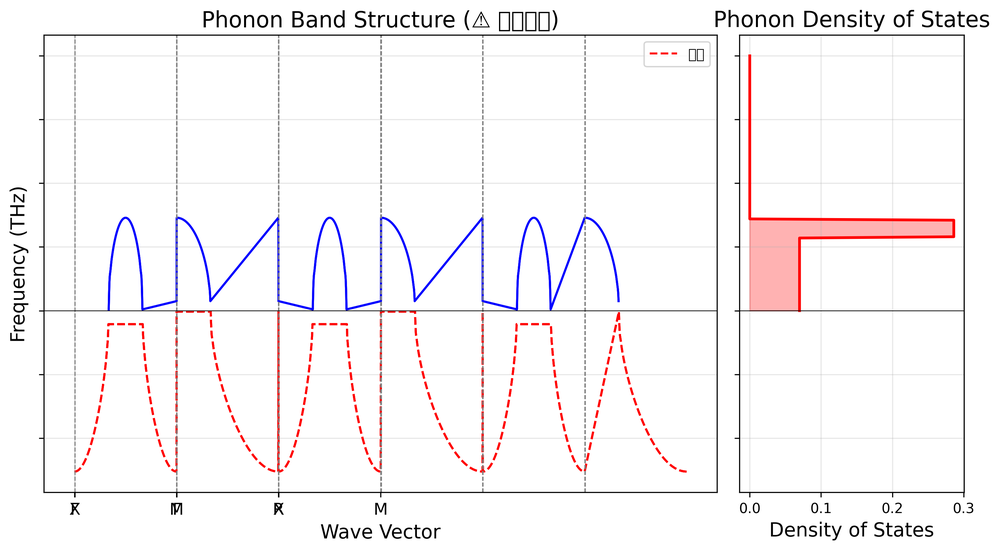
#> input picture 173/phonon_unstable_example.png, 1000 x 552 px, shrunk from 3032 x 1673 before the run
$ python -i edge_detection.py   (imports and definitions only)   (older library calls are emulated)
#> lines starting #> are read from the running program, lines starting #| are printed output that depends on the picture
#> further down, picture is the input picture: shape (552, 1000, 3); mean B, G, R 245.8, 244.3, 247.6
import cv2
import numpy as np
from concurrent.futures import ThreadPoolExecutor


class EdgeDetection:
    def __init__(self):
        pass

    @staticmethod
    def gaussian_kernel_1d(kernel_size=5, sigma=1.4):
        kernel = np.fromfunction(
            lambda x: (1 / (np.sqrt(2 * np.pi) * sigma)) *
            np.exp(-((x - (kernel_size - 1) / 2) ** 2) / (2 * sigma ** 2)),
            (kernel_size,)
        )
        return kernel / np.sum(kernel)

    @staticmethod
    def gaussian_blur_separable(image, kernel_size=5, sigma=1.4):
#> called with kernel_size = 5, sigma = 1.4
        kernel_1d = EdgeDetection.gaussian_kernel_1d(kernel_size, sigma)
        kernel_1d = kernel_1d.reshape(1, -1).astype(np.float32)
        img_float = image.astype(np.float32)
        blurred_rows = cv2.filter2D(img_float, -1, kernel_1d)
        blurred = cv2.filter2D(blurred_rows, -1, kernel_1d.T)
        return blurred.astype(np.uint8)

    # [5 lines left out: function gaussian_blur, not called in this run]

    @staticmethod
    def median_blur(image, kernel_size=5):
        return cv2.medianBlur(image, kernel_size)

    # [28 lines left out: functions sobel, laplacian, not called in this run]

    @staticmethod
    def compute_gradients(image, ksize=3):
#> called with ksize = 3
        sobel_x = cv2.Sobel(image, cv2.CV_64F, 1, 0, ksize=ksize)
        sobel_y = cv2.Sobel(image, cv2.CV_64F, 0, 1, ksize=ksize)
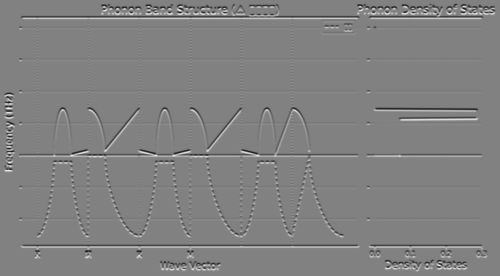
#> sobel_y: shape (552, 1000) float64 (shown at 1/2 size); min -467, max 454, mean 0; drawn with min black and max white
        magnitude = np.sqrt(sobel_x ** 2 + sobel_y ** 2)
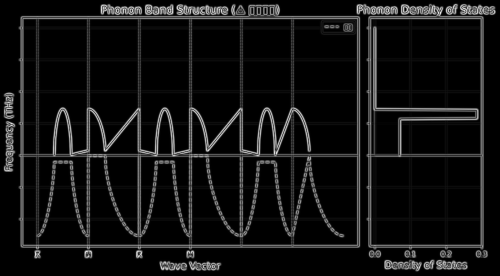
#> magnitude: shape (552, 1000) float64 (shown at 1/2 size); min 0, max 490, mean 35.4; drawn with min black and max white
        direction = np.arctan2(sobel_y, sobel_x) * 180 / np.pi
        direction[direction < 0] += 180
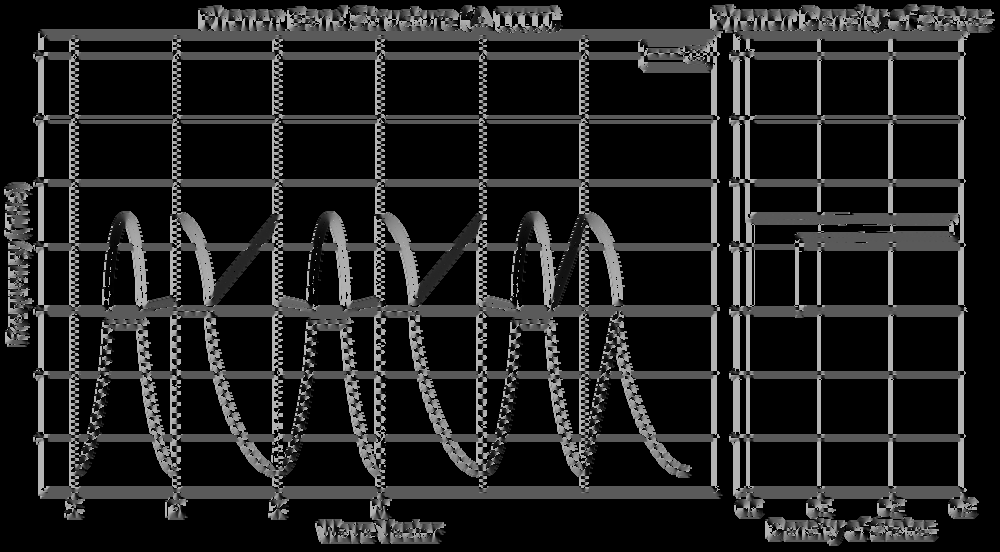
#> direction: shape (552, 1000) float64; min 0, max 180, mean 33.9
        return magnitude, direction

    @staticmethod
    def non_maximum_suppression_parallel(magnitude, direction, num_workers=4):
#> called with num_workers = 4
        rows, cols = magnitude.shape
        nms = np.zeros_like(magnitude, dtype=np.float64)
        direction = np.round(direction / 45) * 45
        direction = np.where(direction == 180, 0, direction)
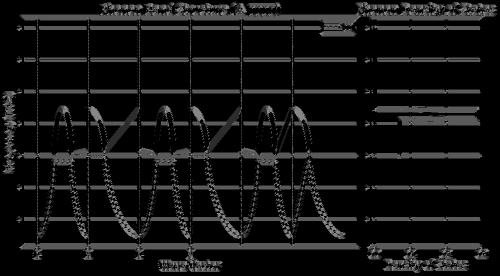
#> direction: shape (552, 1000) float64 (shown at 1/2 size); min 0, max 135, mean 19.2

        def process_block(start_row, end_row):
            block_result = np.zeros((end_row - start_row, cols), dtype=np.float64)
            for i in range(start_row, end_row):
                for j in range(1, cols - 1):
                    if i == 0 or i == rows - 1:
                        continue
                    angle = direction[i, j]
                    if angle == 0:
                        q, r = magnitude[i, j+1], magnitude[i, j-1]
                    elif angle == 45:
                        q, r = magnitude[i+1, j-1], magnitude[i-1, j+1]
                    elif angle == 90:
                        q, r = magnitude[i+1, j], magnitude[i-1, j]
                    elif angle == 135:
                        q, r = magnitude[i-1, j-1], magnitude[i+1, j+1]
                    else:
                        q, r = magnitude[i, j+1], magnitude[i, j-1]

                    if magnitude[i, j] >= q and magnitude[i, j] >= r:
                        block_result[i - start_row, j] = magnitude[i, j]
            return start_row, block_result

        block_size = (rows + num_workers - 1) // num_workers
        blocks = [(i * block_size, min((i + 1) * block_size, rows)) for i in range(num_workers)]

        with ThreadPoolExecutor(max_workers=num_workers) as executor:
            results = list(executor.map(lambda b: process_block(b[0], b[1]), blocks))

        for start_row, block_result in results:
            end_row = min(start_row + block_result.shape[0], rows)
            nms[start_row:end_row, :] = block_result[:end_row-start_row, :]
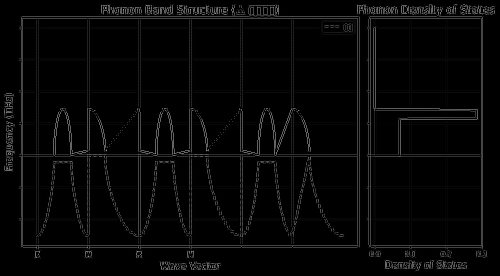
#> nms: shape (552, 1000) float64 (shown at 1/2 size); min 0, max 490, mean 13; drawn with min black and max white

        return nms

    @staticmethod
    def double_threshold_edge_linking(nms, low_threshold, high_threshold):
#> called with low_threshold = 50, high_threshold = 150
        strong = 255
        weak = 75

        strong_edges = (nms >= high_threshold)
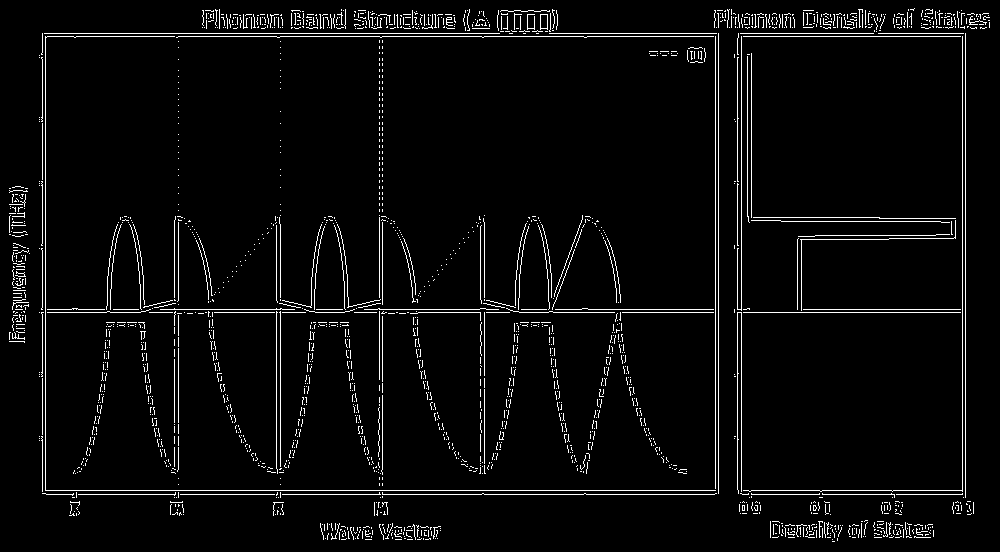
#> strong_edges: shape (552, 1000) bool; 4% white in thin lines or dots
        weak_edges = (nms >= low_threshold) & (nms < high_threshold)
#> weak_edges: shape (552, 1000) bool; 0.85% white in thin lines or dots

        edge_map = np.zeros_like(nms, dtype=np.uint8)
        edge_map[strong_edges] = strong
        edge_map[weak_edges] = weak

        rows, cols = edge_map.shape
        visited = np.zeros_like(edge_map, dtype=bool)

        def find_neighbors(r, c):
            return [(r+dr, c+dc) for dr in [-1, 0, 1] for dc in [-1, 0, 1]
                    if 0 <= r+dr < rows and 0 <= c+dc < cols and not (dr == 0 and dc == 0)]

        for r in range(rows):
            for c in range(cols):
                if edge_map[r, c] == strong and not visited[r, c]:
                    stack = [(r, c)]
                    visited[r, c] = True
                    while stack:
                        cr, cc = stack.pop()
                        for nr, nc in find_neighbors(cr, cc):
                            if edge_map[nr, nc] == weak and not visited[nr, nc]:
                                edge_map[nr, nc] = strong
                                visited[nr, nc] = True
                                stack.append((nr, nc))

        edge_map[edge_map == weak] = 0
        return edge_map

    @staticmethod
    def canny_optimized(image, low_threshold=50, high_threshold=150, ksize=3,
                        gaussian_kernel=5, gaussian_sigma=1.4, num_workers=4):
        if len(image.shape) == 3:
            gray = cv2.cvtColor(image, cv2.COLOR_BGR2GRAY)
        else:
            gray = image.copy()

        blurred = EdgeDetection.gaussian_blur_separable(gray, gaussian_kernel, gaussian_sigma)
        magnitude, direction = EdgeDetection.compute_gradients(blurred, ksize)
        nms = EdgeDetection.non_maximum_suppression_parallel(magnitude, direction, num_workers)
        edges = EdgeDetection.double_threshold_edge_linking(nms, low_threshold, high_threshold)
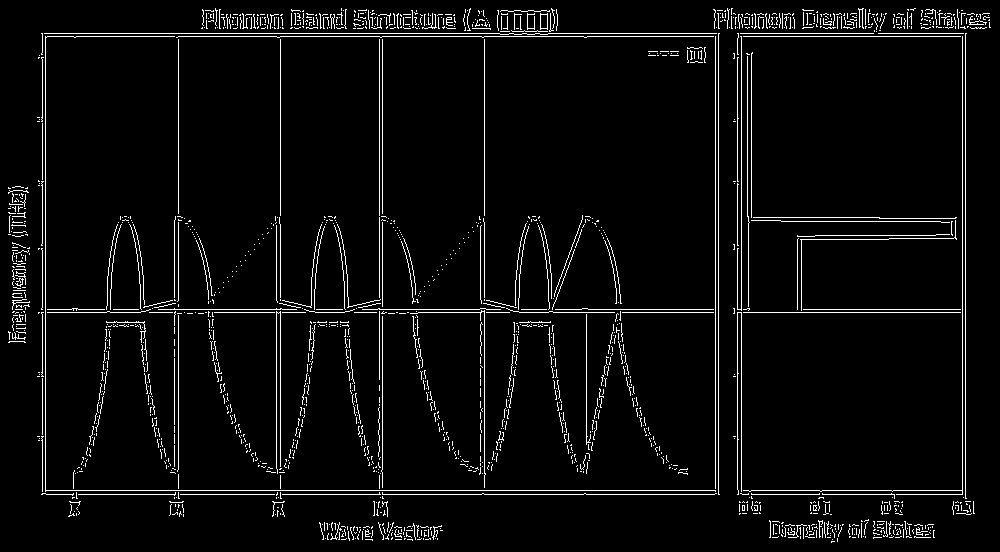
#> edges: shape (552, 1000); 4.4% white in thin lines or dots

        return edges

    # [19 lines left out: functions canny, edge_connect, not called in this run]

    def detect_edges(self, image, method='canny', preprocess=None,
                     sobel_ksize=3, sobel_threshold=100,
                     laplacian_ksize=3, laplacian_threshold=100,
                     canny_low=50, canny_high=150,
                     gaussian_kernel=5, gaussian_sigma=1.4,
                     median_kernel=5,
                     connect_edges=False, min_edge_length=10,
                     use_optimized_canny=True):

        if len(image.shape) == 3:
            gray = cv2.cvtColor(image, cv2.COLOR_BGR2GRAY)
        else:
            gray = image.copy()

        if preprocess == 'gaussian':
            gray = self.gaussian_blur(gray, gaussian_kernel, gaussian_sigma)
        elif preprocess == 'median':
            gray = self.median_blur(gray, median_kernel)

        if method == 'sobel':
            edges = self.sobel(gray, sobel_ksize, sobel_threshold)
        elif method == 'laplacian':
            edges = self.laplacian(gray, laplacian_ksize, laplacian_threshold)
        elif method == 'canny':
            if use_optimized_canny:
                edges = self.canny_optimized(gray, canny_low, canny_high)
            else:
                edges = self.canny(gray, canny_low, canny_high, use_optimized=False)
        else:
            raise ValueError(f"Unknown method: {method}. Use 'sobel', 'laplacian', or 'canny'")

        if connect_edges:
            edges = self.edge_connect(edges, min_edge_length)

        return edges

>>> import cv2
>>> picture = cv2.imread('../173/phonon_unstable_example.png')
>>> result = EdgeDetection().detect_edges(picture)

$ run again, on 173/phonon_bcc_fe.png
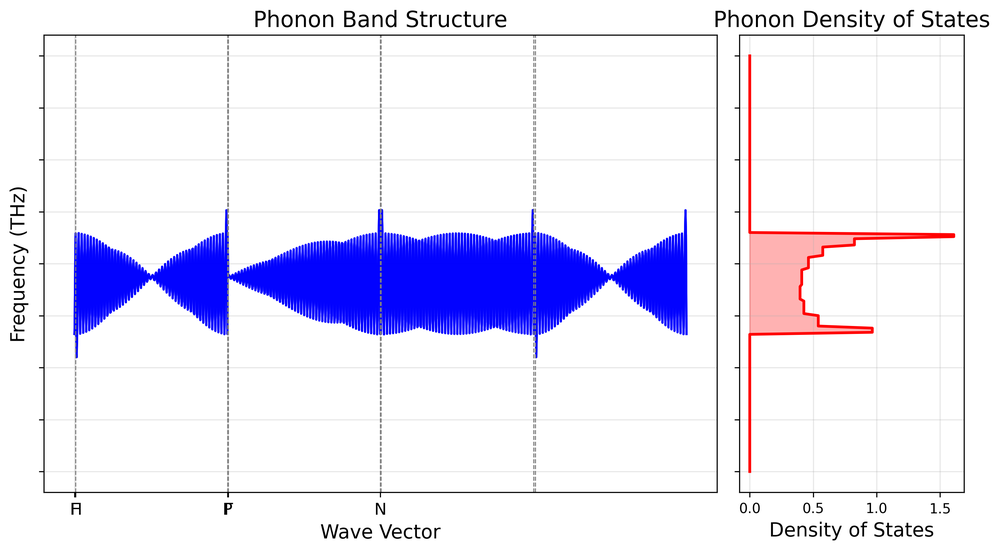
#> input picture 173/phonon_bcc_fe.png, 1000 x 552 px, shrunk from 3032 x 1673 before the run
#> picture is the input picture: shape (552, 1000, 3); mean B, G, R 247.7, 228.9, 230.9
#> in compute_gradients, `direction[direction < 0] += 180`:
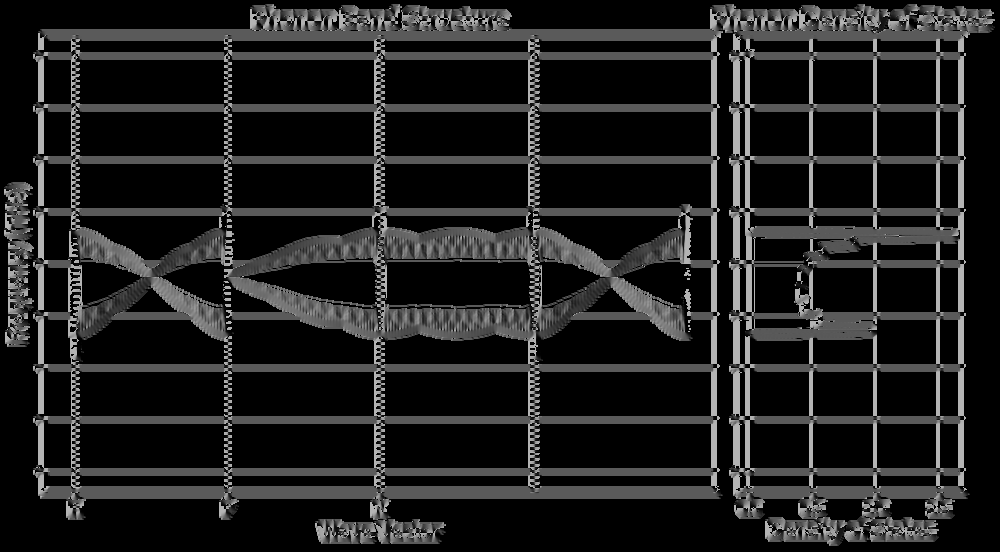
#> direction: shape (552, 1000) float64; min 0, max 180, mean 31.5
#> strong_edges: shape (552, 1000) bool; 2.9% white in thin lines or dots
#> weak_edges: shape (552, 1000) bool; 0.64% white in thin lines or dots
#> in canny_optimized, `edges = EdgeDetection.double_threshold_edge_linking(nms, low_threshold..`:
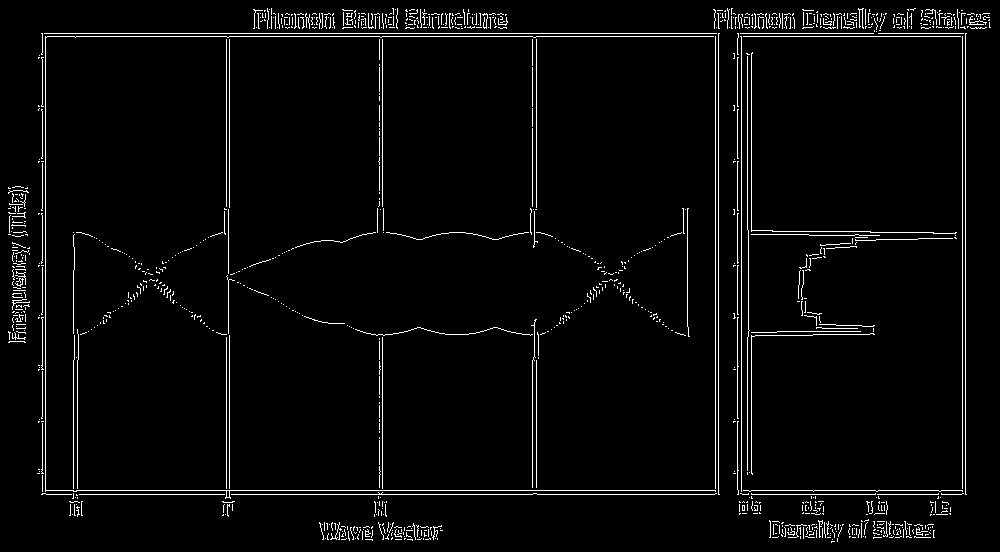
#> edges: shape (552, 1000); 3.3% white in thin lines or dots

$ run again, on 173/phonon_fcc_si.png
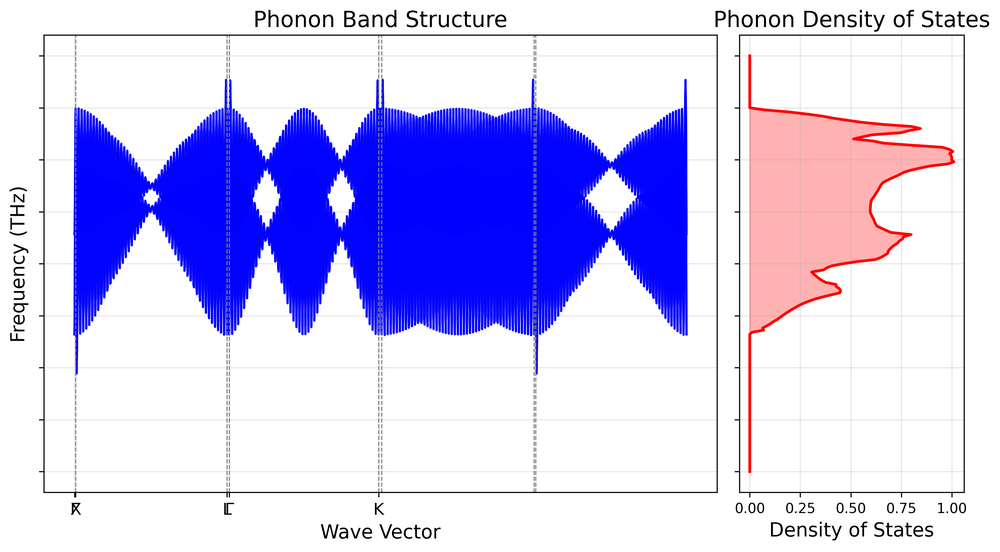
#> input picture 173/phonon_fcc_si.png, 1000 x 552 px, shrunk from 3032 x 1673 before the run
#> picture is the input picture: shape (552, 1000, 3); mean B, G, R 245.1, 199.9, 204.5
#> in compute_gradients, `direction[direction < 0] += 180`:
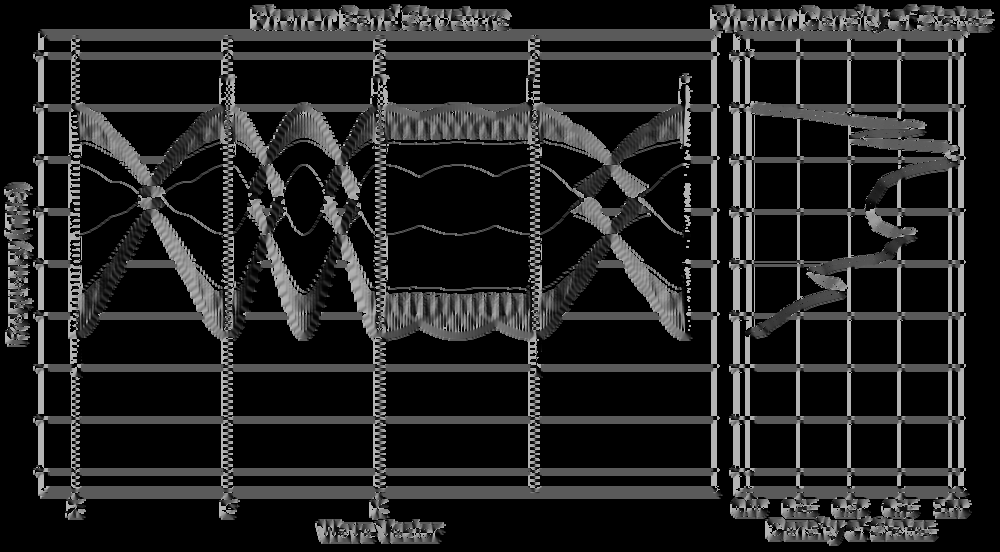
#> direction: shape (552, 1000) float64; min 0, max 180, mean 34.9
#> strong_edges: shape (552, 1000) bool; 3.1% white in thin lines or dots
#> weak_edges: shape (552, 1000) bool; 0.91% white in thin lines or dots
#> in canny_optimized, `edges = EdgeDetection.double_threshold_edge_linking(nms, low_threshold..`:
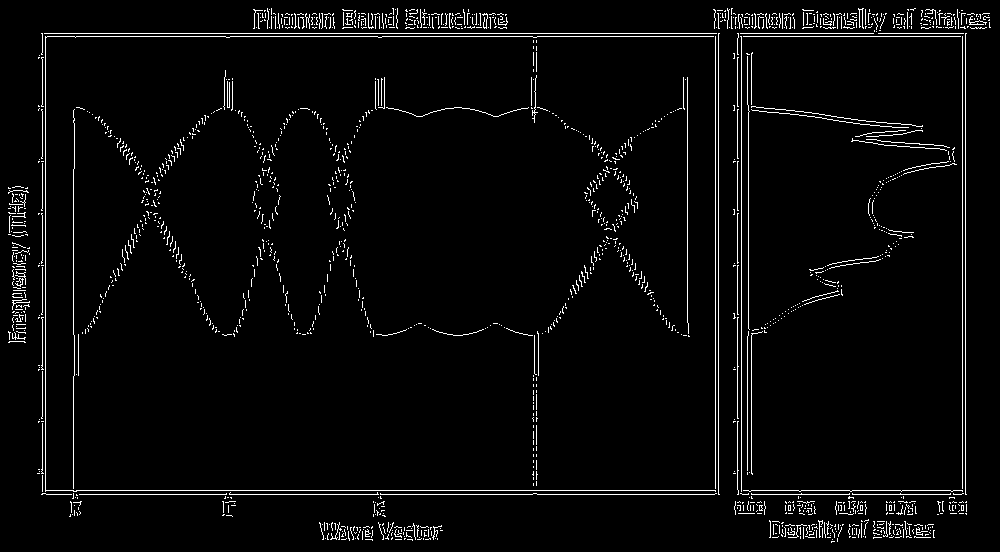
#> edges: shape (552, 1000); 3.5% white in thin lines or dots
